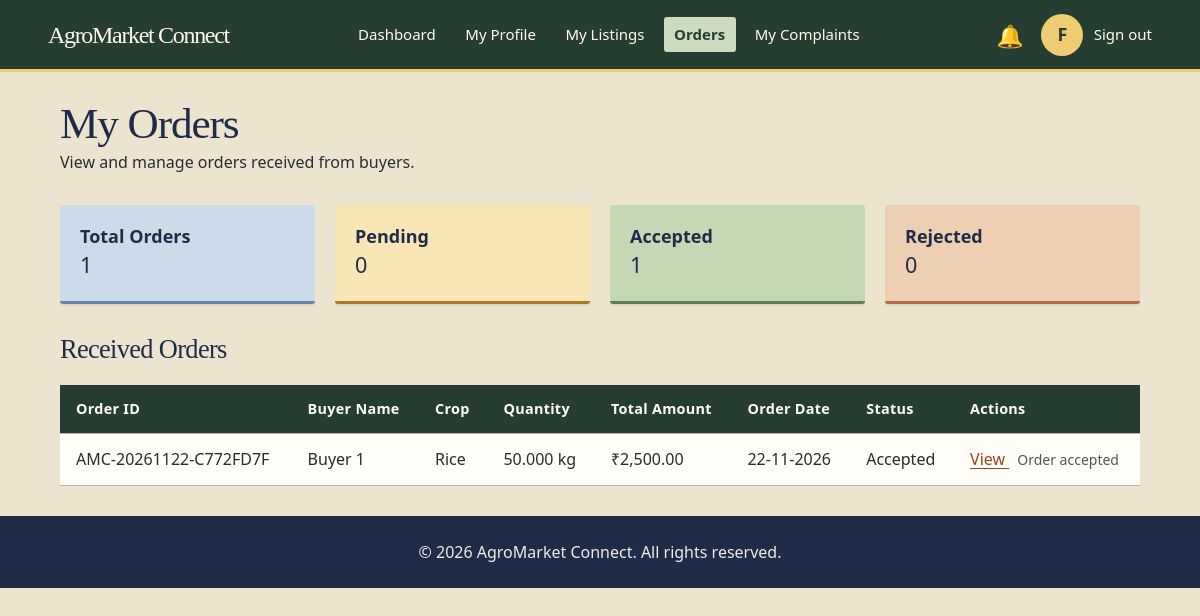
The app's page /farmer/orders.php (signed in) with its own data.
### tables this page shows
CREATE TABLE `users` (
    `user_id` bigint(20) UNSIGNED NOT NULL,
    `role` enum('admin', 'farmer', 'buyer') NOT NULL,
    `full_name` varchar(100) NOT NULL,
    `email` varchar(150) DEFAULT NULL,
    `mobile` varchar(15) DEFAULT NULL,
    `password_hash` varchar(255) NOT NULL,
    `account_status` enum(
        'pending',
        'active',
        'suspended',
        'closed'
    ) NOT NULL DEFAULT 'pending',
    `email_verified_at` datetime DEFAULT NULL,
    `mobile_verified_at` datetime DEFAULT NULL,
    `last_login_at` datetime DEFAULT NULL,
    `created_at` datetime NOT NULL DEFAULT current_timestamp(),
    `updated_at` datetime NOT NULL DEFAULT current_timestamp(),
    `token` varchar(64) DEFAULT NULL,
    `username` varchar(50) NOT NULL,
    `last_login` datetime DEFAULT NULL
);

CREATE TABLE `orders` (
    `order_id` bigint(20) UNSIGNED NOT NULL,
    `order_number` varchar(30) NOT NULL,
    `buyer_id` bigint(20) UNSIGNED NOT NULL,
    `farmer_id` bigint(20) UNSIGNED NOT NULL,
    `listing_id` bigint(20) UNSIGNED NOT NULL,
    `quantity` decimal(12, 3) NOT NULL,
    `quantity_unit` varchar(20) NOT NULL,
    `unit_price` decimal(12, 2) NOT NULL,
    `subtotal` decimal(12, 2) NOT NULL,
    `delivery_address` varchar(255) NOT NULL,
    `delivery_city` varchar(100) NOT NULL,
    `delivery_state` varchar(100) NOT NULL,
    `delivery_pincode` varchar(10) NOT NULL,
    `buyer_note` text DEFAULT NULL,
    `farmer_response_note` text DEFAULT NULL,
    `order_status` enum(
        'pending',
        'accepted',
        'rejected',
        'cancelled',
        'completed'
    ) NOT NULL DEFAULT 'pending',
    `terms_accepted_at` datetime DEFAULT NULL,
    `terms_version` varchar(30) DEFAULT NULL,
    `placed_at` datetime DEFAULT current_timestamp(),
    `updated_at` datetime DEFAULT current_timestamp() ON UPDATE current_timestamp()
);

CREATE TABLE `crop_listings` (
    `listing_id` bigint(20) UNSIGNED NOT NULL,
    `farmer_id` bigint(20) UNSIGNED NOT NULL,
    `category_id` int(10) UNSIGNED NOT NULL,
    `crop_name` varchar(120) NOT NULL,
    `variety` varchar(120) DEFAULT NULL,
    `description` text DEFAULT NULL,
    `quantity_available` decimal(12, 3) NOT NULL,
    `quantity_unit` varchar(20) NOT NULL,
    `price_per_unit` decimal(12, 2) NOT NULL,
    `minimum_order_quantity` decimal(12, 3) DEFAULT NULL,
    `quality_grade` varchar(50) DEFAULT NULL,
    `harvest_date` date DEFAULT NULL,
    `available_from` date DEFAULT NULL,
    `available_until` date DEFAULT NULL,
    `listing_status` enum(
        'available',
        'paused',
        'sold_out',
        'removed'
    ) NOT NULL DEFAULT 'available',
    `created_at` datetime DEFAULT current_timestamp(),
    `updated_at` datetime DEFAULT current_timestamp() ON UPDATE current_timestamp()
);

### farmer/includes/header.php (called while the page is built, shortened)
<?php
$headerRole = "farmer";
$headerUser = $headerFarmer ?? [];
require __DIR__ . "/../../includes/portal-header.php";

### includes/html.php (called while the page is built)
<?php
function e($value)
{
    return htmlspecialchars((string) ($value ?? ""), ENT_QUOTES, "UTF-8");
}

### includes/notifications.php (called while the page is built, shortened)
<?php
function unreadNotificationCount(mysqli $link, int $userId): int
{
    $stmt = $link->prepare("SELECT COUNT(*) FROM notifications WHERE user_id = ? AND is_read = 0");
    $stmt->bind_param("i", $userId);
    $stmt->execute();
    $stmt->bind_result($count);
    return (int) $count;
}

### farmer/orders.php (the view, shortened to what this page needs)
<?php
    require_once __DIR__ . "/../config/db.php";
    $farmerId = (int) $_SESSION['user_id'];
    require_once __DIR__ . "/../includes/html.php";
    $profileSql = "SELECT full_name, email, mobile
               FROM users
               WHERE user_id = ?
               AND role = 'farmer'
               LIMIT 1";
    $stmt = mysqli_prepare($link, $profileSql);
    mysqli_stmt_bind_param($stmt, "i", $farmerId);
    mysqli_stmt_execute($stmt);
    $profileResult = mysqli_stmt_get_result($stmt);
    $farmer        = mysqli_fetch_assoc($profileResult) ?: [];
    $summarySql = "SELECT
                   COUNT(*) AS total_orders,
                   COALESCE(
                       SUM(order_status = 'pending'), 0
                   ) AS pending_orders,
                   COALESCE(
                       SUM(order_status = 'accepted'), 0
                   ) AS accepted_orders,
                   COALESCE(
                       SUM(order_status = 'rejected'), 0
                   ) AS rejected_orders
               FROM orders
               WHERE farmer_id = ?";
    $stmt = mysqli_prepare($link, $summarySql);
    mysqli_stmt_bind_param($stmt, "i", $farmerId);
    mysqli_stmt_execute($stmt);
    $summaryResult = mysqli_stmt_get_result($stmt);
    $orderSummary = mysqli_fetch_assoc($summaryResult) ?: [
    "total_orders"    => 0,
    "pending_orders"  => 0,
    "accepted_orders" => 0,
    "rejected_orders" => 0,
    ];
    $orders = [];
    $ordersSql = "SELECT
                  o.order_id,
                  o.order_number,
                  o.quantity,
                  o.quantity_unit,
                  o.subtotal,
                  o.order_status,
                  o.placed_at,
                  b.full_name AS buyer_name,
                  cl.crop_name
              FROM orders AS o
              INNER JOIN crop_listings AS cl
                  ON o.listing_id = cl.listing_id
              LEFT JOIN users AS b
                  ON o.buyer_id = b.user_id
              WHERE o.farmer_id = ?
              ORDER BY o.placed_at DESC, o.order_id DESC";
    $stmt = mysqli_prepare($link, $ordersSql);
    mysqli_stmt_bind_param($stmt, "i", $farmerId);
    mysqli_stmt_execute($stmt);
    $ordersResult = mysqli_stmt_get_result($stmt);
    while ($row = mysqli_fetch_assoc($ordersResult)) {
    $orders[] = $row;
    }
?>
<!DOCTYPE html>
<html lang="en">
<head>
    <link rel="stylesheet" href="farmer.css">
</head>
<body>
    <?php
        $activePage   = "orders.php";
        $headerFarmer = $farmer;
        require __DIR__ . "/includes/header.php";
    ?>
    <main class="orders-container">
        <h1>My Orders</h1>
        <p>View and manage orders received from buyers.</p>
        <section class="order-summary">
            <div>
                <h3>Total Orders</h3>
                <p><?php echo (int) $orderSummary['total_orders']; ?></p>
            </div>
            <div>
                <h3>Pending</h3>
                <p><?php echo (int) $orderSummary['pending_orders']; ?></p>
            </div>
            <div>
                <h3>Accepted</h3>
                <p><?php echo (int) $orderSummary['accepted_orders']; ?></p>
            </div>
            <div>
                <h3>Rejected</h3>
                <p><?php echo (int) $orderSummary['rejected_orders']; ?></p>
            </div>
        </section>
        <section class="orders-table-section">
            <h2>Received Orders</h2>
            <div class="table-wrapper">
                <table>
                    <thead>
                        <tr>
                            <th>Order ID</th>
                            <th>Buyer Name</th>
                            <th>Crop</th>
                            <th>Quantity</th>
                            <th>Total Amount</th>
                            <th>Order Date</th>
                            <th>Status</th>
                            <th>Actions</th>
                        </tr>
                    </thead>
                    <tbody id="ordersTable">
                        <?php if (! empty($orders)): ?>
                            <?php foreach ($orders as $order): ?>
                                <tr>
                                    <td>
                                        <?php echo e($order['order_number']); ?>
                                    </td>
                                    <td>
                                        <?php echo e($order['buyer_name'] ?? "Buyer"); ?>
                                    </td>
                                    <td>
                                        <?php echo e($order['crop_name']); ?>
                                    </td>
                                    <td>
                                        <?php echo e($order['quantity']); ?>
                                        <?php echo e($order['quantity_unit']); ?>
                                    </td>
                                    <td>
                                        ₹<?php echo number_format((float) $order['subtotal'], 2); ?>
                                    </td>
                                    <td>
                                        <?php
                                            echo ! empty($order['placed_at'])
                                                ? e(date("d-m-Y", strtotime($order['placed_at'])))
                                                : "Not available";
                                        ?>
                                    </td>
                                    <td class="status-cell">
                                        <?php
                                            $statusLabels = [
                                                "pending"   => "Pending",
                                                "accepted"  => "Accepted",
                                                "rejected"  => "Rejected",
                                                "cancelled" => "Cancelled",
                                                "completed" => "Completed",
                                            ];
                                            echo e(
                                                $statusLabels[$order['order_status']] ?? $order['order_status']
                                            );
                                        ?>
                                    </td>
                                    <td class="action-cell">
                                        <a href="order_details.php?id=<?php echo (int) $order['order_id']; ?>">
                                            View
                                        </a>
                                        <?php if ($order['order_status'] === "pending"): ?>
                                            <button
                                                type="button"
                                                data-order-id="<?php echo (int) $order['order_id']; ?>" data-order-action="accept">
                                                Accept
                                            </button>
                                            <button
                                                type="button"
                                                data-order-id="<?php echo (int) $order['order_id']; ?>" data-order-action="reject">
                                                Reject
                                            </button>
                                        <?php else: ?>
                                            <span class="action-message">
                                                Order <?php echo e($order['order_status']); ?>
                                            </span>
                                        <?php endif; ?>
                                    </td>
                                </tr>
                            <?php endforeach; ?>
                        <?php endif; ?>
                    </tbody>
                </table>
            </div>
        </section>
    </main>
    <footer>
        <p>&copy; 2026 AgroMarket Connect. All rights reserved.</p>
    </footer>
</body>
</html>

### includes/portal-header.php (shortened to what this page needs)
<?php
require_once __DIR__ . "/html.php";
require_once __DIR__ . "/notifications.php";
$headerUnread = $unreadCount ?? unreadNotificationCount($link, (int) $_SESSION['user_id']);
$headerName = $headerUser['full_name'] ?? $_SESSION['full_name'] ?? ucfirst($headerRole);
$headerInitial = strtoupper(substr(trim($headerName), 0, 1)) ?: strtoupper($headerRole[0]);
?>
<header class="<?= e($headerRole) ?>-header">
    <div class="header-left">
        <h2>AgroMarket Connect</h2>
    </div>
    <div class="header-right">
        <div class="notification-menu">
            <a href="notifications.php" class="notification-bell"
               aria-label="Notifications, <?= (int) $headerUnread ?> unread"
               <?= $activePage === "notifications.php" ? 'aria-current="page"' : '' ?>>
                <span class="bell-icon" aria-hidden="true">🔔</span>
            </a>
        </div>
        <div class="profile-menu">
            <button type="button" class="profile-avatar" id="profileToggle"
                    aria-label="Open profile details" aria-expanded="false" aria-controls="profilePopup">
                <?= e($headerInitial) ?>
            </button>
        </div>
        <?php require __DIR__ . '/signout.php'; ?>
    </div>
</header>

### farmer/farmer.css (style rules this page uses)
* { margin: 0; padding: 0; box-sizing: border-box; }
body { width: 100%; min-height: 100vh; font-family: Arial, sans-serif; }
.farmer-header { display: flex; align-items: center; justify-content: space-between; padding: 15px 5%; gap: 25px; position: relative; z-index: 100; }
.header-left h2 { margin: 0; white-space: nowrap; }
.header-right { display: flex; align-items: center; gap: 15px; }
.profile-menu { position: relative; }
.profile-avatar { width: 42px; height: 42px; border-radius: 50%; border: 1px solid #ccc; cursor: pointer; font-size: 18px; font-weight: bold; }
.notification-menu { position: relative; }
.notification-bell { position: relative; display: flex; align-items: center; justify-content: center; padding: 8px; border: none; background: transparent; color: inherit; font-size: 22px; cursor: pointer; text-decoration: none; }
.table-wrapper { width: 100%; overflow-x: auto; }
.listings-table-section table, .orders-table-section table { width: 100%; border-collapse: collapse; margin-top: 20px; }
.listings-table-section th, .listings-table-section td, .orders-table-section th, .orders-table-section td { padding: 15px; border: 1px solid #ccc; text-align: left; white-space: nowrap; }
.orders-container { width: 90%; margin: 30px auto; }
.order-summary { display: grid; grid-template-columns: repeat(4, 1fr); gap: 20px; margin: 30px 0; }
.order-summary div { padding: 20px; border: 1px solid #ccc; }
.orders-table-section { margin-top: 30px; }
.action-message { display: inline-block; margin-left: 8px; font-size: 14px; color: #555; }

### styles/theme.css (style rules this page uses)
:root { --sage: #c5d8b5; --sky: #cbdbe9; --peach: #edcfb2; --saffron: #f4d783; --forest: #202b48; --leaf: #994321; --cream: #ede4cf; --paper: #fffdf7; --ochre: #e5ad39; --ink: #282b32; --soft: #585951; --line: #bcb29d; --wash: #f0e9d9; --shadow: 0 2px 0 rgb(44 39 30 / 7%); }
html { color-scheme: light; }
html body { font-family: "Segoe UI", system-ui, sans-serif; line-height: 1.55; color: var(--ink); background: var(--cream); overflow-wrap: break-word; }
h1, h2 { color: var(--forest); font-family: Georgia, Cambria, serif; font-weight: 500; line-height: 1.17; letter-spacing: -.025em; }
h1 { font-size: clamp(2rem, 4vw, 3.3rem); }
h2 { font-size: clamp(1.4rem, 2.6vw, 2rem); }
h3 { line-height: 1.3; color: var(--forest); }
a { color: var(--leaf); text-underline-offset: .2em; }
input, button, select, textarea { font: inherit; }
button, .cta-actions a, .nav-actions a:last-child, .navbar>a:last-child, .welcome-section a, .role-card a, .add-crop-link { border: 1px solid transparent; border-radius: 8px; background-color: var(--leaf); color: white; font-weight: 600; padding: .6em 1em; text-decoration: none; cursor: pointer; }
@media (prefers-reduced-motion: no-preference) { a, button { transition: background-color .16s, color .16s, border-color .16s; } }
:is(.feature-card, .process-card, .crop-card, .listing-card, .role-card, .content-card, .objective-card, .benefit-card, .partner-card, .market-card, .help-card, .role-process-card, .faq-item, .issue-item, .benefit-item, .guideline-item, .grievance-step, .help-step, .privacy-item, .policy-item, .terms-item, .contact-form-container, .contact-detail, .grievance-form-container, .buyer-crop-card, .farmer-card, .summary-card, .action-card, .notification-card, .notification-empty, .order-details-section, .buyer-content-section), :is(.order-summary, .buyer-summary, .listing-summary)>div { min-width: 0; background: var(--paper); border: 1px solid var(--line); border-radius: 14px; box-shadow: var(--shadow); }
body footer { background: var(--forest); color: #e8f0e6; }
html body { background: var(--cream); color: var(--ink); }
body > footer { background: var(--forest); }

### records on screen
users: full_name "F"
orders: order_number "AMC-20261122-C772FD7F", users.full_name "Buyer 1", listing.crop_name "Rice", quantity "50.000", quantity_unit "kg", subtotal "2,500.00", placed_at "22-11-2026", order_status "Accepted", order_status "accepted"

### other values on screen
$orderSummary['total_orders'] "1"
$orderSummary['pending_orders'] "0"
$orderSummary['accepted_orders'] "1"
$orderSummary['rejected_orders'] "0"
